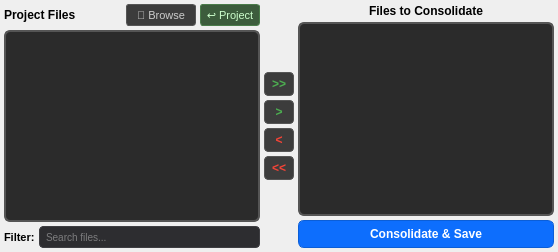
               <widget class="QWidget" name="consolidationContainer">
                <attribute name="title">
                 <string>Σ Consolidate</string>
                </attribute>
                <layout class="QVBoxLayout" name="consolidationContainerLayout">
                 <property name="spacing">
                  <number>4</number>
                 </property>
                 <property name="leftMargin">
                  <number>4</number>
                 </property>
                 <property name="topMargin">
                  <number>4</number>
                 </property>
                 <property name="rightMargin">
                  <number>4</number>
                 </property>
                 <property name="bottomMargin">
                  <number>4</number>
                 </property>
                 <item>
                  <layout class="QHBoxLayout" name="consolidationMainLayout">
                   <property name="spacing">
                    <number>4</number>
                   </property>
                   <item>
                    <layout class="QVBoxLayout" name="consolidationLeftColumn">
                     <item>
                      <layout class="QHBoxLayout" name="consolidationSourceHeaderLayout">
                       <item>
                        <widget class="QLabel" name="consolidationSourceLabel">
                         <property name="font">
                          <font>
                           <pointsize>9</pointsize>
                           <bold>true</bold>
                          </font>
                         </property>
                         <property name="text">
                          <string>Project Files</string>
                         </property>
                        </widget>
                       </item>
                       <item>
                        <widget class="QLabel" name="consolidationFolderLabel">
                         <property name="font">
                          <font>
                           <pointsize>8</pointsize>
                           <italic>true</italic>
                          </font>
                         </property>
                         <property name="styleSheet">
                          <string notr="true">color: #888888;</string>
                         </property>
                         <property name="text">
                          <string/>
                         </property>
                        </widget>
                       </item>
                       <item>
                        <spacer name="consolidationHeaderSpacer">
                         <property name="orientation">
                          <enum>Qt::Horizontal</enum>
                         </property>
                         <property name="sizeHint" stdset="0">
                          <size>
                           <width>10</width>
                           <height>20</height>
                          </size>
                         </property>
                        </spacer>
                       </item>
                       <item>
                        <widget class="QPushButton" name="consolidationBrowseButton">
                         <property name="minimumSize">
                          <size>
                           <width>70</width>
                           <height>22</height>
                          </size>
                         </property>
                         <property name="maximumSize">
                          <size>
                           <width>70</width>
                           <height>22</height>
                          </size>
                         </property>
                         <property name="font">
                          <font>
                           <pointsize>8</pointsize>
                          </font>
                         </property>
                         <property name="toolTip">
                          <string>Browse for a folder containing analyzed files (NPZ/CSV)</string>
                         </property>
                         <property name="styleSheet">
                          <string notr="true">QPushButton {
    background-color: #3c3c3c;
    border: 1px solid #555555;
    border-radius: 3px;
    padding: 2px 6px;
    color: #cccccc;
}
QPushButton:hover {
    background-color: #4a4a4a;
    color: #ffffff;
}
QPushButton:pressed {
    background-color: #2a2a2a;
}</string>
                         </property>
                         <property name="text">
                          <string>📁 Browse</string>
                         </property>
                        </widget>
                       </item>
                       <item>
                        <widget class="QPushButton" name="consolidationResetButton">
                         <property name="minimumSize">
                          <size>
                           <width>60</width>
                           <height>22</height>
                          </size>
                         </property>
                         <property name="maximumSize">
                          <size>
                           <width>60</width>
                           <height>22</height>
                          </size>
                         </property>
                         <property name="font">
                          <font>
                           <pointsize>8</pointsize>
                          </font>
                         </property>
                         <property name="toolTip">
                          <string>Reset to project directory</string>
                         </property>
                         <property name="styleSheet">
                          <string notr="true">QPushButton {
    background-color: #3c5c3c;
    border: 1px solid #4a7c4a;
    border-radius: 3px;
    padding: 2px 6px;
    color: #ccffcc;
}
QPushButton:hover {
    background-color: #4a7c4a;
    color: #ffffff;
}
QPushButton:pressed {
    background-color: #2a4c2a;
}</string>
                         </property>
                         <property name="text">
                          <string>↩ Project</string>
                         </property>
                        </widget>
                       </item>
                      </layout>
                     </item>
                     <item>
                      <widget class="QListWidget" name="consolidationSourceList">
                       <property name="styleSheet">
                        <string notr="true">QListWidget {
    background-color: #2b2b2b;
    border: 2px solid #555555;
    border-radius: 6px;
    color: #ffffff;
    padding: 4px;
    font-size: 11px;
    outline: none;
}
QListWidget::item {
    background-color: transparent;
    padding: 4px 6px;
    margin: 1px 0px;
    border-radius: 3px;
    color: #ffffff;
}
QListWidget::item:hover {
    background-color: #404040;
}
QListWidget::item:selected {
    background-color: #0078d4;
    color: #ffffff;
}
QListWidget:focus {
    border-color: #0078d4;
}</string>
                       </property>
                      </widget>
                     </item>
                     <item>
                      <layout class="QHBoxLayout" name="consolidationSearchLayout">
                       <item>
                        <widget class="QLabel" name="consolidationSearchLabel">
                         <property name="font">
                          <font>
                           <pointsize>8</pointsize>
                           <bold>true</bold>
                          </font>
                         </property>
                         <property name="text">
                          <string>Filter:</string>
                         </property>
                        </widget>
                       </item>
                       <item>
                        <widget class="QLineEdit" name="consolidationSearchBox">
                         <property name="styleSheet">
                          <string notr="true">QLineEdit {
    background-color: #2d2d30;
    border: 1px solid #3e3e42;
    border-radius: 4px;
    padding: 2px 4px;
    color: #cccccc;
    font-size: 10px;
}
QLineEdit:focus {
    border-color: #0e639c;
}</string>
                         </property>
                         <property name="placeholderText">
                          <string>Search files...</string>
                         </property>
                        </widget>
                       </item>
                      </layout>
                     </item>
                    </layout>
                   </item>
                   <item>
                    <layout class="QVBoxLayout" name="consolidationButtonColumn">
                     <item>
                      <spacer name="consolidationButtonTopSpacer">
                       <property name="orientation">
                        <enum>Qt::Vertical</enum>
                       </property>
                       <property name="sizeHint" stdset="0">
                        <size>
                         <width>20</width>
                         <height>40</height>
                        </size>
                       </property>
                      </spacer>
                     </item>
                     <item>
                      <widget class="QPushButton" name="consolidationMoveAllRight">
                       <property name="minimumSize">
                        <size>
                         <width>30</width>
                         <height>24</height>
                        </size>
                       </property>
                       <property name="maximumSize">
                        <size>
                         <width>30</width>
                         <height>24</height>
                        </size>
                       </property>
                       <property name="font">
                        <font>
                         <pointsize>-1</pointsize>
                         <bold>true</bold>
                        </font>
                       </property>
                       <property name="toolTip">
                        <string>Move all visible files to consolidation list</string>
                       </property>
                       <property name="styleSheet">
                        <string notr="true">QPushButton {
    background-color: #3c3c3c;
    border: 1px solid #555555;
    border-radius: 4px;
    padding: 2px;
    font-weight: 900;
    font-size: 12px;
    color: #4caf50;
}
QPushButton:hover {
    background-color: #505050;
    color: #66bb6a;
}
QPushButton:pressed {
    background-color: #2a2a2a;
}</string>
                       </property>
                       <property name="text">
                        <string>&gt;&gt;</string>
                       </property>
                      </widget>
                     </item>
                     <item>
                      <widget class="QPushButton" name="consolidationMoveSingleRight">
                       <property name="minimumSize">
                        <size>
                         <width>30</width>
                         <height>24</height>
                        </size>
                       </property>
                       <property name="maximumSize">
                        <size>
                         <width>30</width>
                         <height>24</height>
                        </size>
                       </property>
                       <property name="font">
                        <font>
                         <pointsize>-1</pointsize>
                         <bold>true</bold>
                        </font>
                       </property>
                       <property name="toolTip">
                        <string>Move selected files to consolidation list</string>
                       </property>
                       <property name="styleSheet">
                        <string notr="true">QPushButton {
    background-color: #3c3c3c;
    border: 1px solid #555555;
    border-radius: 4px;
    padding: 2px;
    font-weight: 900;
    font-size: 12px;
    color: #4caf50;
}
QPushButton:hover {
    background-color: #505050;
    color: #66bb6a;
}
QPushButton:pressed {
    background-color: #2a2a2a;
}</string>
                       </property>
                       <property name="text">
                        <string>&gt;</string>
                       </property>
                      </widget>
                     </item>
                     <item>
                      <widget class="QPushButton" name="consolidationMoveSingleLeft">
                       <property name="minimumSize">
                        <size>
                         <width>30</width>
                         <height>24</height>
                        </size>
                       </property>
                       <property name="maximumSize">
                        <size>
                         <width>30</width>
                         <height>24</height>
                        </size>
                       </property>
                       <property name="font">
                        <font>
                         <pointsize>-1</pointsize>
                         <bold>true</bold>
                        </font>
                       </property>
                       <property name="toolTip">
                        <string>Remove selected files from consolidation list</string>
                       </property>
                       <property name="styleSheet">
                        <string notr="true">QPushButton {
    background-color: #3c3c3c;
    border: 1px solid #555555;
    border-radius: 4px;
    padding: 2px;
    font-weight: 900;
    font-size: 12px;
    color: #f44336;
}
QPushButton:hover {
    background-color: #505050;
    color: #ef5350;
}
QPushButton:pressed {
    background-color: #2a2a2a;
}</string>
                       </property>
                       <property name="text">
                        <string>&lt;</string>
                       </property>
                      </widget>
                     </item>
                     <item>
                      <widget class="QPushButton" name="consolidationMoveAllLeft">
                       <property name="minimumSize">
                        <size>
                         <width>30</width>
                         <height>24</height>
                        </size>
                       </property>
                       <property name="maximumSize">
                        <size>
                         <width>30</width>
                         <height>24</height>
                        </size>
                       </property>
                       <property name="font">
                        <font>
                         <pointsize>-1</pointsize>
                         <bold>true</bold>
                        </font>
                       </property>
                       <property name="toolTip">
                        <string>Remove all files from consolidation list</string>
                       </property>
                       <property name="styleSheet">
                        <string notr="true">QPushButton {
    background-color: #3c3c3c;
    border: 1px solid #555555;
    border-radius: 4px;
    padding: 2px;
    font-weight: 900;
    font-size: 12px;
    color: #f44336;
}
QPushButton:hover {
    background-color: #505050;
    color: #ef5350;
}
QPushButton:pressed {
    background-color: #2a2a2a;
}</string>
                       </property>
                       <property name="text">
                        <string>&lt;&lt;</string>
                       </property>
                      </widget>
                     </item>
                     <item>
                      <spacer name="consolidationButtonBottomSpacer">
                       <property name="orientation">
                        <enum>Qt::Vertical</enum>
                       </property>
                       <property name="sizeHint" stdset="0">
                        <size>
                         <width>20</width>
                         <height>40</height>
                        </size>
                       </property>
                      </spacer>
                     </item>
                    </layout>
                   </item>
                   <item>
                    <layout class="QVBoxLayout" name="consolidationRightColumn">
                     <item>
                      <widget class="QLabel" name="consolidationFilesLabel">
                       <property name="font">
                        <font>
                         <pointsize>9</pointsize>
                         <bold>true</bold>
                        </font>
                       </property>
                       <property name="text">
                        <string>Files to Consolidate</string>
                       </property>
                       <property name="alignment">
                        <set>Qt::AlignCenter</set>
                       </property>
                      </widget>
                     </item>
                     <item>
                      <widget class="QListWidget" name="consolidationFilesList">
                       <property name="styleSheet">
                        <string notr="true">QListWidget {
    background-color: #2b2b2b;
    border: 2px solid #555555;
    border-radius: 6px;
    color: #ffffff;
    padding: 4px;
    font-size: 11px;
    outline: none;
}
QListWidget::item {
    background-color: transparent;
    padding: 4px 6px;
    margin: 1px 0px;
    border-radius: 3px;
    color: #ffffff;
}
QListWidget::item:hover {
    background-color: #404040;
}
QListWidget::item:selected {
    background-color: #0078d4;
    color: #ffffff;
}
QListWidget:focus {
    border-color: #0078d4;
}</string>
                       </property>
                      </widget>
                     </item>
                     <item>
                      <widget class="QPushButton" name="consolidationSaveButton">
                       <property name="font">
                        <font>
                         <pointsize>9</pointsize>
                         <bold>true</bold>
                        </font>
                       </property>
                       <property name="styleSheet">
                        <string notr="true">QPushButton {
    background-color: #0d6efd;
    color: white;
    border: 1px solid #0b5ed7;
    border-radius: 6px;
    padding: 6px 12px;
}
QPushButton:hover {
    background-color: #0b5ed7;
}
QPushButton:pressed {
    background-color: #0a58ca;
}
QPushButton:disabled {
    background-color: #6c757d;
    border-color: #6c757d;
}</string>
                       </property>
                       <property name="text">
                        <string>Consolidate &amp;&amp; Save</string>
                       </property>
                      </widget>
                     </item>
                    </layout>
                   </item>
                  </layout>
                 </item>
                </layout>
               </widget>
